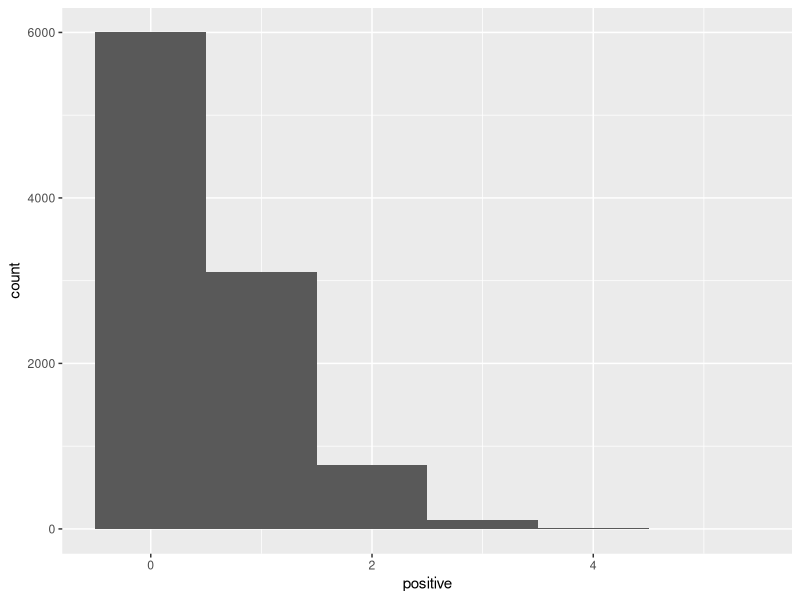
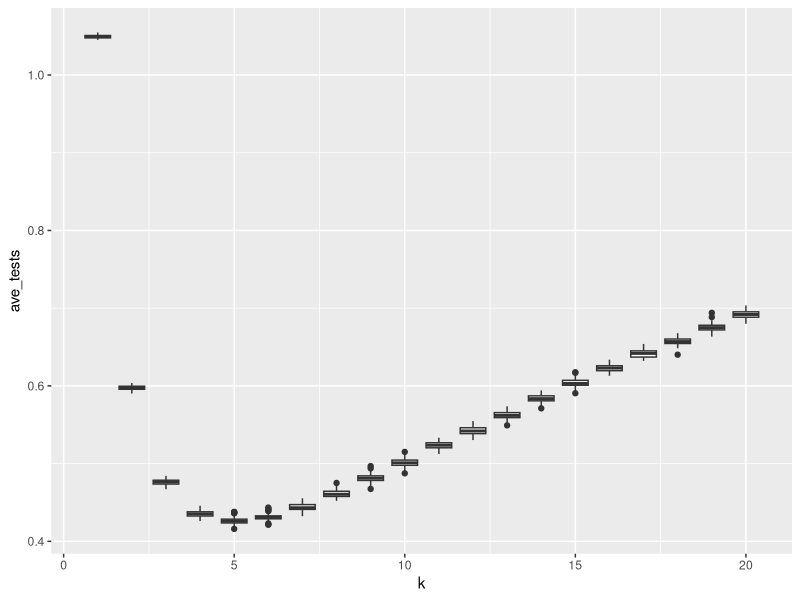

Reproduce these figures in R, in order.
## ---- chunk 1
print("Roses are red,")
print("violets are blue,")
print("R's pretty rad,")
print("and Bayes' rule rules.")
## ---- chunk 2

## ---- chunk 3

# This chunk has a name!
# These lines with '#' are comments. 
# The computer ignores them but the humans don't.  
#
# It is good coding style to use comments 
# to clarify any confusing lines.

2 + 3 + 5  # Addition
2 * 3 * 5  # Multiplication
(2 ^ 3) ^ 5  # Exponentiation
## ---- chunk 4
# Three variables
a <- 42
b = 42
a <- TRUE # Overwrite a with a new value
word_variable <- 'words go in quotes!'  # Variable names don't have spaces

# A list of the three variables
list_of_data <- list(a, b, word_variable)
print(list_of_data)

## ---- chunk 5
knitr::opts_chunk$set(echo = TRUE)  # Set up knitr
## ---- chunk 6
library(tidyverse)  # Import the tidyverse package
## ---- chunk 7
k <- 10  # Number of people in a pool
samps <- 10000  # The total number of pools we test.

## ---- chunk 8
pos_rate <- 0.05  # The rate at which people have COVID. This is now a variable and is saved.
rbinom(1, size = k, prob = pos_rate)  # This randomly picks the number of people with covid in one pool from a binomial distribution.
## ---- chunk 9
# Make 42 random draws from the binomial distribution.
rbinom(42, size = k, prob = pos_rate)  

# Make 10 random draws, with positive rate of 50%.
rbinom(10, size = k, prob = 0.5)  
## ---- chunk 10
# Write your answer here.

## ---- chunk 11
?rbinom

# Write down the three other types of bionomial function's names. 
## ---- chunk 12
# Make a vector of all the pools, 
# where the i'th pool has the number of people with COVID in it.
positive <- rbinom(n = samps, size = k, prob = pos_rate) 

# Arrange data in a tibble.
# Look in your Environment panel in the upper right and click pools to see what this data looks like.
pools <- tibble(positive)  
## ---- chunk 13
# Make a plot and say what data we will plot
ggplot(data = pools, aes(x = positive)) +  
  geom_histogram(binwidth = 1) 
## ---- chunk 14
# 'mutate' adds two columns to the data frame, one called 'retest'
# and one called 'tests'. These columns are filled with the values provided.
# You can look at the pools variable before and after running this to see what changed!
pools <- mutate(pools, retest = sign(positive) , tests = 1 + retest * k)  

# Take mean number of tests needed
mean(pools$tests) / k
## ---- chunk 15
pools <- pools %>% 
  mutate(retest = sign(positive) , tests = 1 + retest * k)  
## ---- chunk 16

z = -10 + 3i  # The imaginary number -10 + 3i

z %>%
  Re() %>%  # Take the real part...
  abs() %>% # then take the absolute value...
  log(base = 10)  # then take log base ten.
  

# Same thing but now save it as the variable a
a <- z %>%
  Re() %>%  # Take the real part...
  abs() %>% # then take the absolute value...
  log(base = 10)  # the take the log base ten.

print(a)
## ---- chunk 17

z = -10 + 3i

a = log(abs(Re(z)), base = 10)

## ---- chunk 18

z = -10 + 3i  # The imaginary number -10 + 3i

z = Re(z)  # Take the real part...
z = abs(z) # then take the absolute value...
z = log(z, base = 10)  # then take log base ten.

print(z)
## ---- chunk 19

# Modify this code.

z = -10 + 3i  # The imaginary number 2 + 3i

z %>%
  Re() %>%  # Take the real part...
  abs() %>% # then take the absolute value...
  log(base = 10)  # then take the log base ten.
  


## ---- chunk 20

# This function takes in a pool size k and 
# returns the mean number of tests needed
# to identify everybody that has COVID.

calc_tests <- function(k) {
  
  pos_rate <- 0.05
  samps <- 10000
  positive = rbinom(n = samps, size = k, prob = pos_rate)  # Make new data for each run
  pools <-  tibble(positive)
  
  pools <- pools %>%
    mutate(retest = sign(positive) , tests= 1 + retest * k)
  
  output <- mean(pools$tests) / k
  
  output  # Return the mean

}

## ---- chunk 21
calc_tests(2)  # Mean tests needed for when pools have two people each
## ---- chunk 22
# make a new tibble that contains the pool size *k* 
# for each replicate and does each replicate 100 times.
keffects <- tibble(k = rep(seq(20), 100)) 

# Calculate the average number of tests needed
keffects <- keffects %>%
  rowwise() %>%
  mutate(ave_tests = calc_tests(k), poolsize = as.integer(k))  # convert *k* to an integer to get geom_boxplot to work properly. 


ggplot(data = keffects, aes(x = k, y = ave_tests, group = poolsize)) +
  geom_boxplot()




